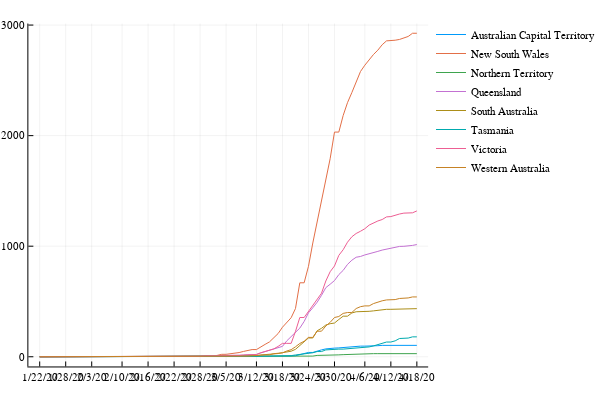

This figure's notebook cell:
### Code cell
plot(ddays,z,label=allstates)

### Figure 1 — Plotly figure (JSON) as saved in the notebook; plotly's stock layout.template omitted (floating-point values rounded to 4 significant figures)
{"data": [{"colorbar": {"title": ""}, "legendgroup": "Australian Capital Territory", "line": {"color": "rgba(0, 154, 250, 1.000)", "dash": "solid", "shape": "linear", "width": 1}, "mode": "lines", "name": "Australian Capital Territory", "showlegend": true, "type": "scatter", "x": [0.5, 1.5, 2.5, 3.5, 4.5, 5.5, 6.5, 7.5, 8.5, 9.5, 10.5, 11.5, 12.5, 13.5, 14.5, 15.5, 16.5, 17.5, 18.5, 19.5, 20.5, 21.5, 22.5, 23.5, 24.5, 25.5, 26.5, 27.5, 28.5, 29.5, 30.5, 31.5, 32.5, 33.5, 34.5, 35.5, 36.5, 37.5, 38.5, 39.5, 40.5, 41.5, 42.5, 43.5, 44.5, 45.5, 46.5, 47.5, 48.5, 49.5, 50.5, 51.5, 52.5, 53.5, 54.5, 55.5, 56.5, 57.5, 58.5, 59.5, 60.5, 61.5, 62.5, 63.5, 64.5, 65.5, 66.5, 67.5, 68.5, 69.5, 70.5, 71.5, 72.5, 73.5, 74.5, 75.5, 76.5, 77.5, 78.5, 79.5, 80.5, 81.5, 82.5, 83.5, 84.5, 85.5, 86.5, 87.5], "xaxis": "x1", "y": [0, 0, 0, 0, 0, 0, 0, 0, 0, 0, 0, 0, 0, 0, 0, 0, 0, 0, 0, 0, 0, 0, 0, 0, 0, 0, 0, 0, 0, 0, 0, 0, 0, 0, 0, 0, 0, 0, 0, 0, 0, 0, 0, 0, 0, 0, 0, 0, 0, 0, 0, 1, 1, 1, 2, 2, 3, 4, 6, 9, 19, 32, 39, 39, 53, 62, 71, 77, 78, 80, 84, 87, 91, 93, 96, 96, 96, 99, 100, 103, 103, 103, 102, 103, 103, 103, 103, 103], "yaxis": "y1", "zmax": null, "zmin": null}, {"colorbar": {"title": ""}, "legendgroup": "New South Wales", "line": {"color": "rgba(227, 111, 71, 1.000)", "dash": "solid", "shape": "linear", "width": 1}, "mode": "lines", "name": "New South Wales", "showlegend": true, "type": "scatter", "x": [0.5, 1.5, 2.5, 3.5, 4.5, 5.5, 6.5, 7.5, 8.5, 9.5, 10.5, 11.5, 12.5, 13.5, 14.5, 15.5, 16.5, 17.5, 18.5, 19.5, 20.5, 21.5, 22.5, 23.5, 24.5, 25.5, 26.5, 27.5, 28.5, 29.5, 30.5, 31.5, 32.5, 33.5, 34.5, 35.5, 36.5, 37.5, 38.5, 39.5, 40.5, 41.5, 42.5, 43.5, 44.5, 45.5, 46.5, 47.5, 48.5, 49.5, 50.5, 51.5, 52.5, 53.5, 54.5, 55.5, 56.5, 57.5, 58.5, 59.5, 60.5, 61.5, 62.5, 63.5, 64.5, 65.5, 66.5, 67.5, 68.5, 69.5, 70.5, 71.5, 72.5, 73.5, 74.5, 75.5, 76.5, 77.5, 78.5, 79.5, 80.5, 81.5, 82.5, 83.5, 84.5, 85.5, 86.5, 87.5], "xaxis": "x1", "y": [0, 0, 0, 0, 3, 4, 4, 4, 4, 4, 4, 4, 4, 4, 4, 4, 4, 4, 4, 4, 4, 4, 4, 4, 4, 4, 4, 4, 4, 4, 4, 4, 4, 4, 4, 4, 4, 4, 4, 6, 6, 13, 22, 22, 26, 28, 38, 48, 55, 65, 65, 92, 112, 134, 171, 210, 267, 307, 353, 436, 669, 669, 818, 1029, 1219, 1405, 1617, 1791, 2032, 2032, 2182, 2298, 2389, 2493, 2580, 2637, 2686, 2734, 2773, 2822, 2857, 2857, 2863, 2870, 2886, 2897, 2926, 2926], "yaxis": "y1", "zmax": null, "zmin": null}, {"colorbar": {"title": ""}, "legendgroup": "Northern Territory", "line": {"color": "rgba(62, 164, 78, 1.000)", "dash": "solid", "shape": "linear", "width": 1}, "mode": "lines", "name": "Northern Territory", "showlegend": true, "type": "scatter", "x": [0.5, 1.5, 2.5, 3.5, 4.5, 5.5, 6.5, 7.5, 8.5, 9.5, 10.5, 11.5, 12.5, 13.5, 14.5, 15.5, 16.5, 17.5, 18.5, 19.5, 20.5, 21.5, 22.5, 23.5, 24.5, 25.5, 26.5, 27.5, 28.5, 29.5, 30.5, 31.5, 32.5, 33.5, 34.5, 35.5, 36.5, 37.5, 38.5, 39.5, 40.5, 41.5, 42.5, 43.5, 44.5, 45.5, 46.5, 47.5, 48.5, 49.5, 50.5, 51.5, 52.5, 53.5, 54.5, 55.5, 56.5, 57.5, 58.5, 59.5, 60.5, 61.5, 62.5, 63.5, 64.5, 65.5, 66.5, 67.5, 68.5, 69.5, 70.5, 71.5, 72.5, 73.5, 74.5, 75.5, 76.5, 77.5, 78.5, 79.5, 80.5, 81.5, 82.5, 83.5, 84.5, 85.5, 86.5, 87.5], "xaxis": "x1", "y": [0, 0, 0, 0, 0, 0, 0, 0, 0, 0, 0, 0, 0, 0, 0, 0, 0, 0, 0, 0, 0, 0, 0, 0, 0, 0, 0, 0, 0, 0, 0, 0, 0, 0, 0, 0, 0, 0, 0, 0, 0, 0, 1, 1, 0, 0, 0, 0, 1, 1, 1, 1, 1, 1, 1, 1, 1, 1, 3, 3, 5, 5, 6, 6, 12, 12, 15, 15, 15, 17, 19, 21, 22, 26, 27, 28, 28, 28, 28, 28, 28, 28, 28, 28, 28, 28, 28, 28], "yaxis": "y1", "zmax": null, "zmin": null}, {"colorbar": {"title": ""}, "legendgroup": "Queensland", "line": {"color": "rgba(195, 113, 210, 1.000)", "dash": "solid", "shape": "linear", "width": 1}, "mode": "lines", "name": "Queensland", "showlegend": true, "type": "scatter", "x": [0.5, 1.5, 2.5, 3.5, 4.5, 5.5, 6.5, 7.5, 8.5, 9.5, 10.5, 11.5, 12.5, 13.5, 14.5, 15.5, 16.5, 17.5, 18.5, 19.5, 20.5, 21.5, 22.5, 23.5, 24.5, 25.5, 26.5, 27.5, 28.5, 29.5, 30.5, 31.5, 32.5, 33.5, 34.5, 35.5, 36.5, 37.5, 38.5, 39.5, 40.5, 41.5, 42.5, 43.5, 44.5, 45.5, 46.5, 47.5, 48.5, 49.5, 50.5, 51.5, 52.5, 53.5, 54.5, 55.5, 56.5, 57.5, 58.5, 59.5, 60.5, 61.5, 62.5, 63.5, 64.5, 65.5, 66.5, 67.5, 68.5, 69.5, 70.5, 71.5, 72.5, 73.5, 74.5, 75.5, 76.5, 77.5, 78.5, 79.5, 80.5, 81.5, 82.5, 83.5, 84.5, 85.5, 86.5, 87.5], "xaxis": "x1", "y": [0, 0, 0, 0, 0, 0, 0, 1, 3, 2, 3, 2, 2, 3, 3, 4, 5, 5, 5, 5, 5, 5, 5, 5, 5, 5, 5, 5, 5, 5, 5, 5, 5, 5, 5, 5, 5, 5, 9, 9, 9, 11, 11, 13, 13, 13, 15, 15, 18, 20, 20, 35, 46, 61, 68, 78, 94, 144, 184, 221, 259, 319, 397, 443, 493, 555, 625, 656, 689, 743, 781, 835, 873, 900, 907, 921, 934, 943, 953, 965, 974, 983, 987, 998, 999, 1001, 1007, 1015], "yaxis": "y1", "zmax": null, "zmin": null}, {"colorbar": {"title": ""}, "legendgroup": "South Australia", "line": {"color": "rgba(172, 142, 24, 1.000)", "dash": "solid", "shape": "linear", "width": 1}, "mode": "lines", "name": "South Australia", "showlegend": true, "type": "scatter", "x": [0.5, 1.5, 2.5, 3.5, 4.5, 5.5, 6.5, 7.5, 8.5, 9.5, 10.5, 11.5, 12.5, 13.5, 14.5, 15.5, 16.5, 17.5, 18.5, 19.5, 20.5, 21.5, 22.5, 23.5, 24.5, 25.5, 26.5, 27.5, 28.5, 29.5, 30.5, 31.5, 32.5, 33.5, 34.5, 35.5, 36.5, 37.5, 38.5, 39.5, 40.5, 41.5, 42.5, 43.5, 44.5, 45.5, 46.5, 47.5, 48.5, 49.5, 50.5, 51.5, 52.5, 53.5, 54.5, 55.5, 56.5, 57.5, 58.5, 59.5, 60.5, 61.5, 62.5, 63.5, 64.5, 65.5, 66.5, 67.5, 68.5, 69.5, 70.5, 71.5, 72.5, 73.5, 74.5, 75.5, 76.5, 77.5, 78.5, 79.5, 80.5, 81.5, 82.5, 83.5, 84.5, 85.5, 86.5, 87.5], "xaxis": "x1", "y": [0, 0, 0, 0, 0, 0, 0, 0, 0, 0, 1, 2, 2, 2, 2, 2, 2, 2, 2, 2, 2, 2, 2, 2, 2, 2, 2, 2, 2, 2, 2, 2, 2, 2, 2, 2, 2, 2, 3, 3, 3, 3, 5, 5, 7, 7, 7, 7, 7, 9, 9, 16, 19, 20, 29, 29, 37, 42, 50, 67, 100, 134, 170, 170, 235, 257, 287, 299, 305, 337, 367, 367, 396, 407, 407, 411, 411, 415, 420, 428, 429, 429, 429, 433, 433, 433, 435, 435], "yaxis": "y1", "zmax": null, "zmin": null}, {"colorbar": {"title": ""}, "legendgroup": "Tasmania", "line": {"color": "rgba(0, 170, 174, 1.000)", "dash": "solid", "shape": "linear", "width": 1}, "mode": "lines", "name": "Tasmania", "showlegend": true, "type": "scatter", "x": [0.5, 1.5, 2.5, 3.5, 4.5, 5.5, 6.5, 7.5, 8.5, 9.5, 10.5, 11.5, 12.5, 13.5, 14.5, 15.5, 16.5, 17.5, 18.5, 19.5, 20.5, 21.5, 22.5, 23.5, 24.5, 25.5, 26.5, 27.5, 28.5, 29.5, 30.5, 31.5, 32.5, 33.5, 34.5, 35.5, 36.5, 37.5, 38.5, 39.5, 40.5, 41.5, 42.5, 43.5, 44.5, 45.5, 46.5, 47.5, 48.5, 49.5, 50.5, 51.5, 52.5, 53.5, 54.5, 55.5, 56.5, 57.5, 58.5, 59.5, 60.5, 61.5, 62.5, 63.5, 64.5, 65.5, 66.5, 67.5, 68.5, 69.5, 70.5, 71.5, 72.5, 73.5, 74.5, 75.5, 76.5, 77.5, 78.5, 79.5, 80.5, 81.5, 82.5, 83.5, 84.5, 85.5, 86.5, 87.5], "xaxis": "x1", "y": [0, 0, 0, 0, 0, 0, 0, 0, 0, 0, 0, 0, 0, 0, 0, 0, 0, 0, 0, 0, 0, 0, 0, 0, 0, 0, 0, 0, 0, 0, 0, 0, 0, 0, 0, 0, 0, 0, 0, 0, 1, 1, 1, 1, 1, 1, 2, 2, 2, 3, 3, 5, 5, 6, 7, 7, 10, 10, 10, 16, 22, 28, 28, 36, 47, 47, 62, 66, 66, 69, 69, 72, 74, 80, 82, 86, 89, 98, 111, 122, 133, 133, 144, 165, 165, 169, 180, 180], "yaxis": "y1", "zmax": null, "zmin": null}, {"colorbar": {"title": ""}, "legendgroup": "Victoria", "line": {"color": "rgba(237, 94, 147, 1.000)", "dash": "solid", "shape": "linear", "width": 1}, "mode": "lines", "name": "Victoria", "showlegend": true, "type": "scatter", "x": [0.5, 1.5, 2.5, 3.5, 4.5, 5.5, 6.5, 7.5, 8.5, 9.5, 10.5, 11.5, 12.5, 13.5, 14.5, 15.5, 16.5, 17.5, 18.5, 19.5, 20.5, 21.5, 22.5, 23.5, 24.5, 25.5, 26.5, 27.5, 28.5, 29.5, 30.5, 31.5, 32.5, 33.5, 34.5, 35.5, 36.5, 37.5, 38.5, 39.5, 40.5, 41.5, 42.5, 43.5, 44.5, 45.5, 46.5, 47.5, 48.5, 49.5, 50.5, 51.5, 52.5, 53.5, 54.5, 55.5, 56.5, 57.5, 58.5, 59.5, 60.5, 61.5, 62.5, 63.5, 64.5, 65.5, 66.5, 67.5, 68.5, 69.5, 70.5, 71.5, 72.5, 73.5, 74.5, 75.5, 76.5, 77.5, 78.5, 79.5, 80.5, 81.5, 82.5, 83.5, 84.5, 85.5, 86.5, 87.5], "xaxis": "x1", "y": [0, 0, 0, 0, 1, 1, 1, 1, 2, 3, 4, 4, 4, 4, 4, 4, 4, 4, 4, 4, 4, 4, 4, 4, 4, 4, 4, 4, 4, 4, 4, 4, 4, 4, 4, 4, 4, 4, 7, 7, 9, 9, 10, 10, 10, 11, 11, 15, 18, 21, 21, 36, 49, 57, 71, 94, 121, 121, 121, 229, 355, 355, 411, 466, 520, 574, 685, 769, 821, 917, 968, 1036, 1085, 1115, 1135, 1158, 1191, 1212, 1228, 1241, 1265, 1268, 1281, 1291, 1299, 1299, 1302, 1319], "yaxis": "y1", "zmax": null, "zmin": null}, {"colorbar": {"title": ""}, "legendgroup": "Western Australia", "line": {"color": "rgba(198, 130, 37, 1.000)", "dash": "solid", "shape": "linear", "width": 1}, "mode": "lines", "name": "Western Australia", "showlegend": true, "type": "scatter", "x": [0.5, 1.5, 2.5, 3.5, 4.5, 5.5, 6.5, 7.5, 8.5, 9.5, 10.5, 11.5, 12.5, 13.5, 14.5, 15.5, 16.5, 17.5, 18.5, 19.5, 20.5, 21.5, 22.5, 23.5, 24.5, 25.5, 26.5, 27.5, 28.5, 29.5, 30.5, 31.5, 32.5, 33.5, 34.5, 35.5, 36.5, 37.5, 38.5, 39.5, 40.5, 41.5, 42.5, 43.5, 44.5, 45.5, 46.5, 47.5, 48.5, 49.5, 50.5, 51.5, 52.5, 53.5, 54.5, 55.5, 56.5, 57.5, 58.5, 59.5, 60.5, 61.5, 62.5, 63.5, 64.5, 65.5, 66.5, 67.5, 68.5, 69.5, 70.5, 71.5, 72.5, 73.5, 74.5, 75.5, 76.5, 77.5, 78.5, 79.5, 80.5, 81.5, 82.5, 83.5, 84.5, 85.5, 86.5, 87.5], "xaxis": "x1", "y": [0, 0, 0, 0, 0, 0, 0, 0, 0, 0, 0, 0, 0, 0, 0, 0, 0, 0, 0, 0, 0, 0, 0, 0, 0, 0, 0, 0, 0, 0, 0, 0, 0, 0, 0, 0, 0, 0, 2, 2, 2, 2, 2, 3, 3, 3, 3, 4, 6, 9, 9, 14, 17, 17, 28, 31, 35, 52, 64, 90, 120, 140, 175, 175, 231, 231, 278, 311, 355, 364, 392, 400, 400, 436, 453, 460, 460, 481, 495, 506, 514, 514, 517, 527, 527, 532, 541, 541], "yaxis": "y1", "zmax": null, "zmin": null}], "layout": {"annotations": [], "height": 400, "legend": {"bgcolor": "rgba(255, 255, 255, 1.000)", "bordercolor": "rgba(0, 0, 0, 1.000)", "font": {"color": "rgba(0, 0, 0, 1.000)", "family": "sans-serif", "size": 11}, "tracegroupgap": 0, "x": 1, "y": 1}, "margin": {"b": 20, "l": 0, "r": 0, "t": 20}, "paper_bgcolor": "rgba(255, 255, 255, 1.000)", "plot_bgcolor": "rgba(255, 255, 255, 1.000)", "showlegend": true, "width": 600, "xaxis": {"anchor": "y1", "domain": [0.06582, 0.9934], "gridcolor": "rgba(0, 0, 0, 0.100)", "gridwidth": 0.5, "linecolor": "rgba(0, 0, 0, 1.000)", "mirror": false, "range": [-2.11, 90.11], "showgrid": true, "showline": true, "showticklabels": true, "tickangle": 0, "tickcolor": "rgb(0, 0, 0)", "tickfont": {"color": "rgba(0, 0, 0, 1.000)", "family": "sans-serif", "size": 11}, "tickmode": "array", "ticks": "inside", "ticktext": ["1/22/20", "1/28/20", "2/3/20", "2/10/20", "2/16/20", "2/22/20", "2/28/20", "3/5/20", "3/12/20", "3/18/20", "3/24/20", "3/30/20", "4/6/20", "4/12/20", "4/18/20"], "tickvals": [0.5, 6.5, 12.5, 19.5, 25.5, 31.5, 37.5, 43.5, 50.5, 56.5, 62.5, 68.5, 75.5, 81.5, 87.5], "title": "", "titlefont": {"color": "rgba(0, 0, 0, 1.000)", "family": "sans-serif", "size": 15}, "type": "-", "visible": true, "zeroline": false, "zerolinecolor": "rgba(0, 0, 0, 1.000)"}, "yaxis": {"anchor": "x1", "domain": [0.03762, 0.9902], "gridcolor": "rgba(0, 0, 0, 0.100)", "gridwidth": 0.5, "linecolor": "rgba(0, 0, 0, 1.000)", "mirror": false, "range": [-87.78, 3014.0], "showgrid": true, "showline": true, "showticklabels": true, "tickangle": 0, "tickcolor": "rgb(0, 0, 0)", "tickfont": {"color": "rgba(0, 0, 0, 1.000)", "family": "sans-serif", "size": 11}, "tickmode": "array", "ticks": "inside", "ticktext": ["0", "1000", "2000", "3000"], "tickvals": [0, 1000, 2000, 3000], "title": "", "titlefont": {"color": "rgba(0, 0, 0, 1.000)", "family": "sans-serif", "size": 15}, "type": "-", "visible": true, "zeroline": false, "zerolinecolor": "rgba(0, 0, 0, 1.000)"}}}
